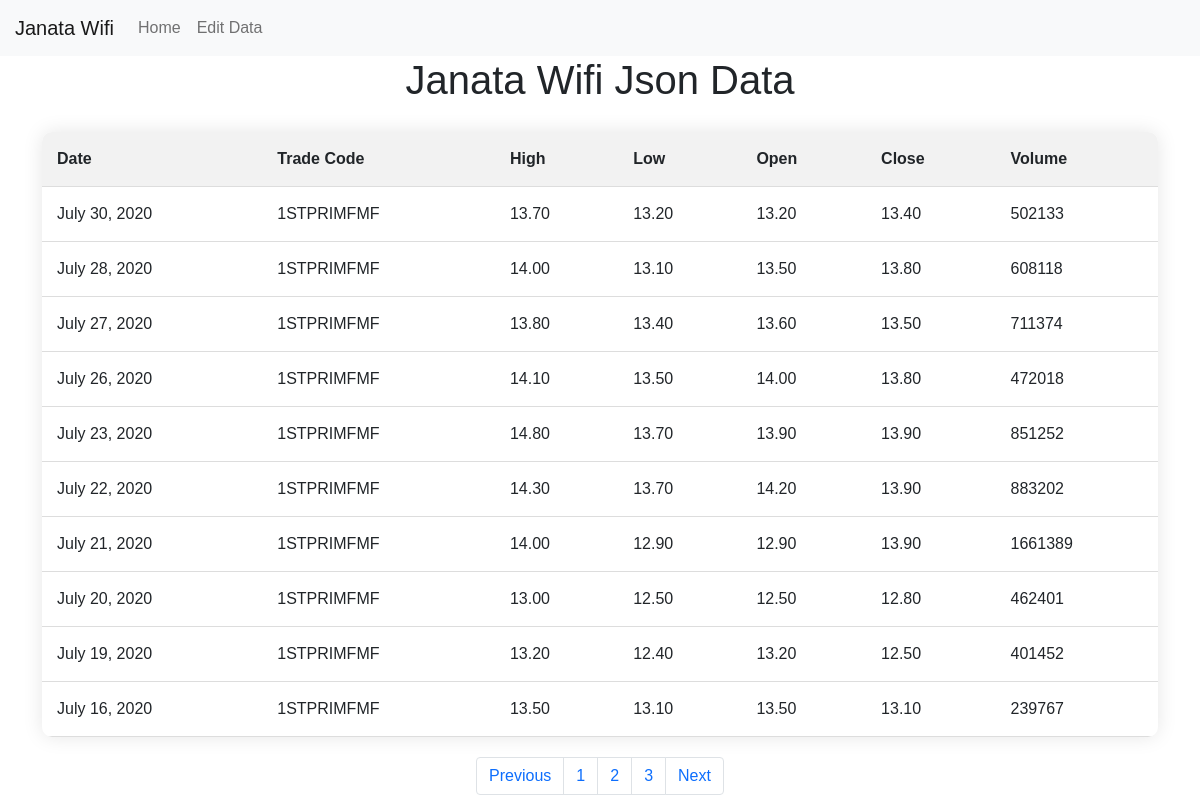
/?page=4, run on the app's committed database.
### Dynamic_Table/models.py (models this page shows)
class JWData(models.Model):
    Date=models.DateField()
    TradeCode=models.CharField(max_length=50)
    High=models.DecimalField(max_digits=20, decimal_places=2)
    Low=models.DecimalField(max_digits=20, decimal_places=2)
    Open=models.DecimalField(max_digits=20, decimal_places=2)
    Close=models.DecimalField(max_digits=20, decimal_places=2)
    Volume=models.IntegerField()

### TableView/views.py (the view)
# urls.py: path('',your_view,name='home'),
def your_view(request):
        json_data = JWData.objects.all()
        page=request.GET.get('page',1)
        paginator=Paginator(json_data,10)
        json_data_final=paginator.get_page(page)
        return render(request, 'Home.html', {'json_data': json_data_final})

### Template/Home.html (shortened to what this page needs)
<!DOCTYPE html>
<html lang="en">
  <head>
    <link
      href="https://cdn.jsdelivr.net/npm/bootstrap@5.0.2/dist/css/bootstrap.min.css"
      rel="stylesheet"
    />
  </head>
  <body>
    <nav class="navbar navbar-expand-lg navbar-light bg-light">
      <a class="navbar-brand" href="{% url 'home' %}">Janata Wifi</a>
      <div class="collapse navbar-collapse" id="navbarNav">
        <ul class="navbar-nav">
          <li class="nav-item active">
            <a class="nav-link" href="{% url 'home' %}">Home</a>
          </li>
          <li class="nav-item">
            <a class="nav-link" href="{% url 'data' %}">Edit Data</a>
          </li>
        </ul>
      </div>
    </nav>
    <div class="container">
      <h1>Janata Wifi Json Data</h1>
      <table>
        <tr>
          <th>Date</th>
          <th>Trade Code</th>
          <th>High</th>
          <th>Low</th>
          <th>Open</th>
          <th>Close</th>
          <th>Volume</th>
        </tr>
        {% for data in json_data %}
        <tr>
          <td>{{data.Date}}</td>
          <td>{{data.TradeCode}}</td>
          <td>{{data.High}}</td>
          <td>{{data.Low}}</td>
          <td>{{data.Open}}</td>
          <td>{{data.Close}}</td>
          <td>{{data.Volume}}</td>
        </tr>
        {% endfor %}
      </table>
      <div class="pagination">
        <nav aria-label="...">
          <ul class="pagination">
            {% if json_data.has_previous %}
            <li class="page-item">
              <a
                class="page-link"
                href="/?page={{ json_data.previous_page_number }}"
                >Previous</a
              >
            </li>
            {% endif %}
            <li class="page-item">
              <a class="page-link" href="/?page=1">1</a>
            </li>
            <li class="page-item" aria-current="page">
              <a class="page-link" href="/?page=2">2</a>
            </li>
            <li class="page-item">
              <a class="page-link" href="/?page=3">3</a>
            </li>
            {% if json_data.has_next %}
            <li class="page-item">
              <a
                class="page-link"
                href="/?page={{ json_data.next_page_number }}"
                >Next</a
              >
            </li>
            {% endif %}
          </ul>
        </nav>
      </div>
    </div>
  </body>
</html>

### Template/Home.html (style rules this page uses)
body { font-family: "Arial", sans-serif; }
.container { display: flex; flex-direction: column; align-items: center; }
table { width: 100%; border-collapse: collapse; margin: 20px 0; box-shadow: 0 0 20px rgba(0, 0, 0, 0.1); overflow: hidden; border-radius: 10px; }
h1 { text-align: center; }
th, td { padding: 15px; text-align: left; border-bottom: 1px solid #ddd; }
th { background-color: #f2f2f2; }
.navbar-brand { padding-left: 15px; }

### data on the page
JWData: Date "July 30, 2020", TradeCode "1STPRIMFMF", High "13.70", Low "13.20", Open "13.20", Close "13.40", Volume "502133"
JWData: Date "July 28, 2020", TradeCode "1STPRIMFMF", High "14.00", Low "13.10", Open "13.50", Close "13.80", Volume "608118"
JWData: Date "July 27, 2020", TradeCode "1STPRIMFMF", High "13.80", Low "13.40", Open "13.60", Close "13.50", Volume "711374"
JWData: Date "July 26, 2020", TradeCode "1STPRIMFMF", High "14.10", Low "13.50", Open "14.00", Close "13.80", Volume "472018"
JWData: Date "July 23, 2020", TradeCode "1STPRIMFMF", High "14.80", Low "13.70", Open "13.90", Close "13.90", Volume "851252"
JWData: Date "July 22, 2020", TradeCode "1STPRIMFMF", High "14.30", Low "13.70", Open "14.20", Close "13.90", Volume "883202"
JWData: Date "July 21, 2020", TradeCode "1STPRIMFMF", High "14.00", Low "12.90", Open "12.90", Close "13.90", Volume "1661389"
JWData: Date "July 20, 2020", TradeCode "1STPRIMFMF", High "13.00", Low "12.50", Open "12.50", Close "12.80", Volume "462401"
JWData: Date "July 19, 2020", TradeCode "1STPRIMFMF", High "13.20", Low "12.40", Open "13.20", Close "12.50", Volume "401452"
JWData: Date "July 16, 2020", TradeCode "1STPRIMFMF", High "13.50", Low "13.10", Open "13.50", Close "13.10", Volume "239767"
